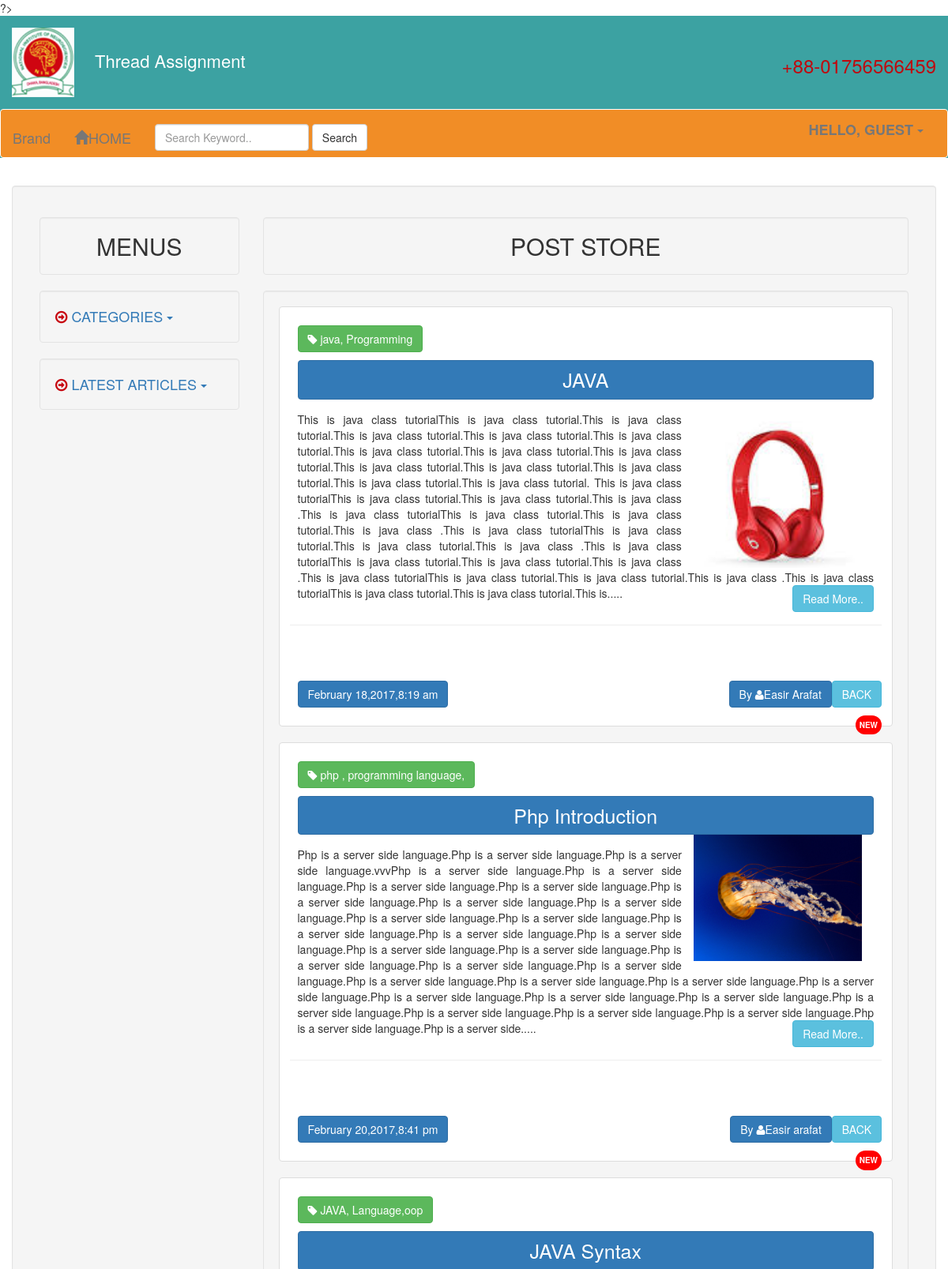
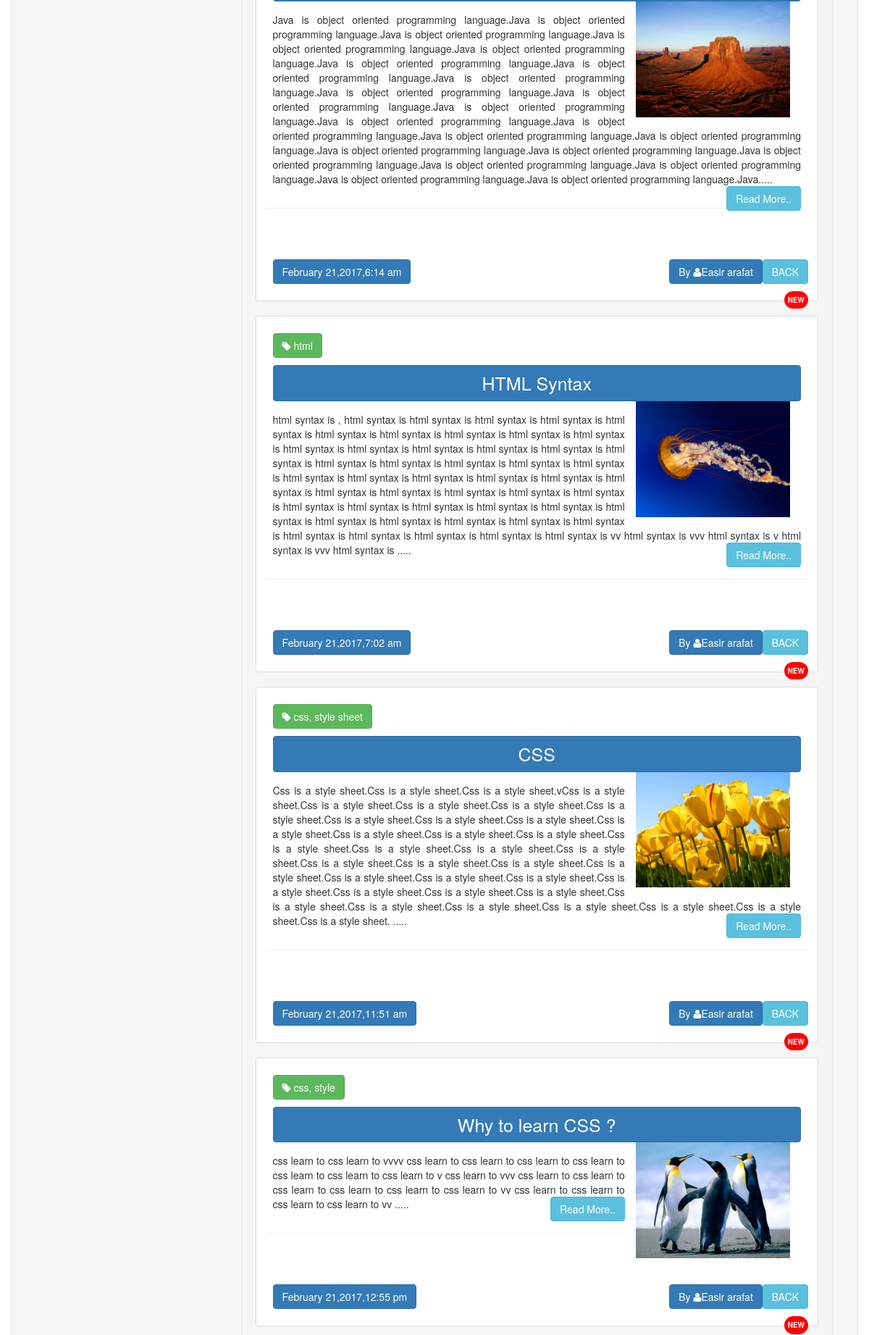
Page /blog/guest-more-post.php?adminId=3&author=Easir Arafat (upper part) on the committed database (2 pictures, top to bottom).
### tables this page shows
CREATE TABLE `tbl_post` (
  `id` int(11) NOT NULL,
  `adminId` int(11) NOT NULL,
  `catId` int(11) NOT NULL,
  `title` varchar(255) NOT NULL,
  `body` text NOT NULL,
  `image` varchar(255) NOT NULL,
  `author` varchar(50) NOT NULL,
  `tags` varchar(255) NOT NULL,
  `date` timestamp NOT NULL DEFAULT CURRENT_TIMESTAMP
);

### blog/lib/database.php (called while the page is built, shortened)
<?php
class Database{
public $host   =DB_HOST;
public $user   =DB_USER;
public $pass   =DB_PASS;
public $dbname =DB_NAME;
public $link ;
private function connectDB(){
	$this->link = new mysqli($this->host,$this->user,$this->pass,$this->dbname);
 }
 public function select($query){
	$result=$this->link->query($query) or die($this->link->error.__LINE__);
    if($result->num_rows > 0){
	return $result;
	}else{
	return false;
	 }
   }
}
?>

### blog/classes/post.php (called while the page is built, shortened)
<?php
include_once 'lib/database.php';
include_once 'helpers/format.php';
?>
<?php
class Post
{
	private $db;
	public function __construct(){
		$this->db = new database();
	}
  public function getPostByAuthor($author,$adminId){
        $query = "SELECT * FROM tbl_post WHERE author='$author' AND adminId='$adminId'";
        $result = $this->db->select($query);
        return $result;
    }
}
	?>

### blog/helpers/format.php (called while the page is built, shortened)
<?php
class Format{
public function formDate($date){
	return date('F j,Y,g:i a',strtotime($date));
}
public function textShorten($text,$limit=1000){
  $text = $text." ";
  $text = substr($text,0,$limit);
  $text = substr($text,0,strrpos($text,' '));
  $text = $text.".....";
  return $text;
}
}
?>

### blog/guest-more-post.php (the view, shortened to what this page needs)
<?php
include 'inc/header-guest.php';
include 'inc/sidebar-guest.php';
?>
<?php
 $post = new Post();
 $fm = new Format();
?>
<?php
if(!isset($_GET['adminId']) || $_GET['adminId']==NULL){
}else{
  $adminId=$_GET['adminId'];
  $author=$_GET['author'];
}
?>
<div class="col-sm-9 animated  slideInRight">
<h2 class="v-center well">POST STORE</h2>
<div class="min-height well">
<div class="row">
<?php
$getPost= $post->getPostByAuthor($author,$adminId);
if($getPost){
while($result=$getPost->fetch_assoc()){
?>
<div class="col-md-12 single-post">
    <div class="thumbnail">
      <div class="caption">
         <h4 class="btn btn-success" style="margin-left: 10px;"><i class="fa fa-tag" ></i>&nbsp;<?php echo $result['tags'];?></h4>
        <p class=" thum-height " style="text-align:justify; padding: 10px;">
         <strong style="font-size: 25px;color:white; display:block; margin-bottom:15px; " class="btn btn-primary"><?php echo $result['title'];?></strong>
          <img src="../admin/<?php echo $result['image'];?>" style="margin-top:-15px;" alt="..." class="pull-right col-sm-4" width="200px;">
         <?php echo $fm->textShorten($result['body']);?>
          <a href="post-details.php?id=<?php echo $result['id'];?>" class="btn btn-info pull-right" >Read More..</a>
              <hr>
          <br></br>
        </p>
        <p><button class="btn btn-primary" style="margin-left: 10px;" role="button"><i class=""></i><?php echo $fm->formDate($result['date']);?></Button>
        <a href="blog-guest.php" class="btn btn-info pull-right" >BACK</a>&nbsp;&nbsp;&nbsp;
        <a href="#" class="btn btn-primary pull-right" title="AUTHOR" role="button">By&nbsp;<i class="fa fa-user"></i><?php echo $result['author'];?></a>&nbsp;&nbsp;&nbsp;&nbsp;</p>
        <label class="new animated infinite jello pull-right">NEW</label>
      </div>
    </div>
</div>
<?php
}
?>
<?php
}else{
  echo "Data not found";
}
?>
      </div>
      </div>
      </div>
      </div>
      </section>
<?php include 'inc/footer.php' ;?>

### blog/css/dashboard_style.css (style rules this page uses)
* { margin:0px;padding:0px;outline:0px; }
img { border:0px; }
a { text-decoration:none;outline: none; }
.v-center { display: :table-cell; text-align: center; vertical-align: middle; }
.min-height { min-height:500px; }
.thum-height { min-height:100px; }
.new { padding:5px 5px; background-color:red; border-radius:30px; font-size:10px; color:white; }

### rows in the picture
tbl_post: tags "java, Programming", title "JAVA", image (picture), body "This is java class tutorialThis is java class tutorial.This is java class tutorial.This is java class tutorial.This is java class tutorial.This is java class tutorial.This is java class tutorial.This is java class tutorial.This is java class tutorial.This is java class tutorial.This is java class tutorial.This is java class tutorial.This is java class tutorial.This is java class tutorial. This is java class tutorialThis is java class tutorial.This is java class tutorial.This is java class .This is java class tutorialThis is java class tutorial.This is java class tutorial.This is java class .This is java class tutorialThis is java class tutorial.This is java class tutorial.This is java class…", date "February 18,2017,8:19 am", author "Easir Arafat"
tbl_post: tags "php , programming language,", title "Php Introduction", image (picture), body "Php is a server side language.Php is a server side language.Php is a server side language.vvvPhp is a server side language.Php is a server side language.Php is a server side language.Php is a server side language.Php is a server side language.Php is a server side language.Php is a server side language.Php is a server side language.Php is a server side language.Php is a server side language.Php is a server side language.Php is a server side language.Php is a server side language.Php is a server side language.Php is a server side language.Php is a server side language.Php is a server side language.Php is a server side language.Php is a server side language.Php is a server side language.Php is…", date "February 20,2017,8:41 pm", author "Easir arafat"
tbl_post: tags "JAVA, Language,oop", title "JAVA Syntax", image (picture), body "Java is object oriented programming language.Java is object oriented programming language.Java is object oriented programming language.Java is object oriented programming language.Java is object oriented programming language.Java is object oriented programming language.Java is object oriented programming language.Java is object oriented programming language.Java is object oriented programming language.Java is object oriented programming language.Java is object oriented programming language.Java is object oriented programming language.Java is object oriented programming language.Java is object oriented programming language.Java is object oriented programming language.Java is object oriented…", date "February 21,2017,6:14 am", author "Easir arafat"
tbl_post: tags "html", title "HTML Syntax", image (picture), body "html syntax is , html syntax is html syntax is html syntax is html syntax is html syntax is html syntax is html syntax is html syntax is html syntax is html syntax is html syntax is html syntax is html syntax is html syntax is html syntax is html syntax is html syntax is html syntax is html syntax is html syntax is html syntax is html syntax is html syntax is html syntax is html syntax is html syntax is html syntax is html syntax is html syntax is html syntax is html syntax is html syntax is html syntax is html syntax is html syntax is html syntax is html syntax is html syntax is html syntax is html syntax is html syntax is html syntax is html syntax is html syntax is html syntax is html…", date "February 21,2017,7:02 am", author "Easir arafat"
tbl_post: tags "css, style sheet", title "CSS", image (picture), body "Css is a style sheet.Css is a style sheet.Css is a style sheet.vCss is a style sheet.Css is a style sheet.Css is a style sheet.Css is a style sheet.Css is a style sheet.Css is a style sheet.Css is a style sheet.Css is a style sheet.Css is a style sheet.Css is a style sheet.Css is a style sheet.Css is a style sheet.Css is a style sheet.Css is a style sheet.Css is a style sheet.Css is a style sheet.Css is a style sheet.Css is a style sheet.Css is a style sheet.Css is a style sheet.Css is a style sheet.Css is a style sheet.Css is a style sheet.Css is a style sheet.Css is a style sheet.Css is a style sheet.Css is a style sheet.Css is a style sheet.Css is a style sheet.Css is a style sheet.Css…", date "February 21,2017,11:51 am", author "Easir arafat"
tbl_post: tags "css, style", title "Why to learn CSS ?", image (picture), body "css learn to css learn to vvvv css learn to css learn to css learn to css learn to css learn to css learn to css learn to v css learn to vvv css learn to css learn to css learn to css learn to css learn to css learn to vv css learn to css learn to css learn to css learn to vv .....", date "February 21,2017,12:55 pm", author "Easir arafat"
